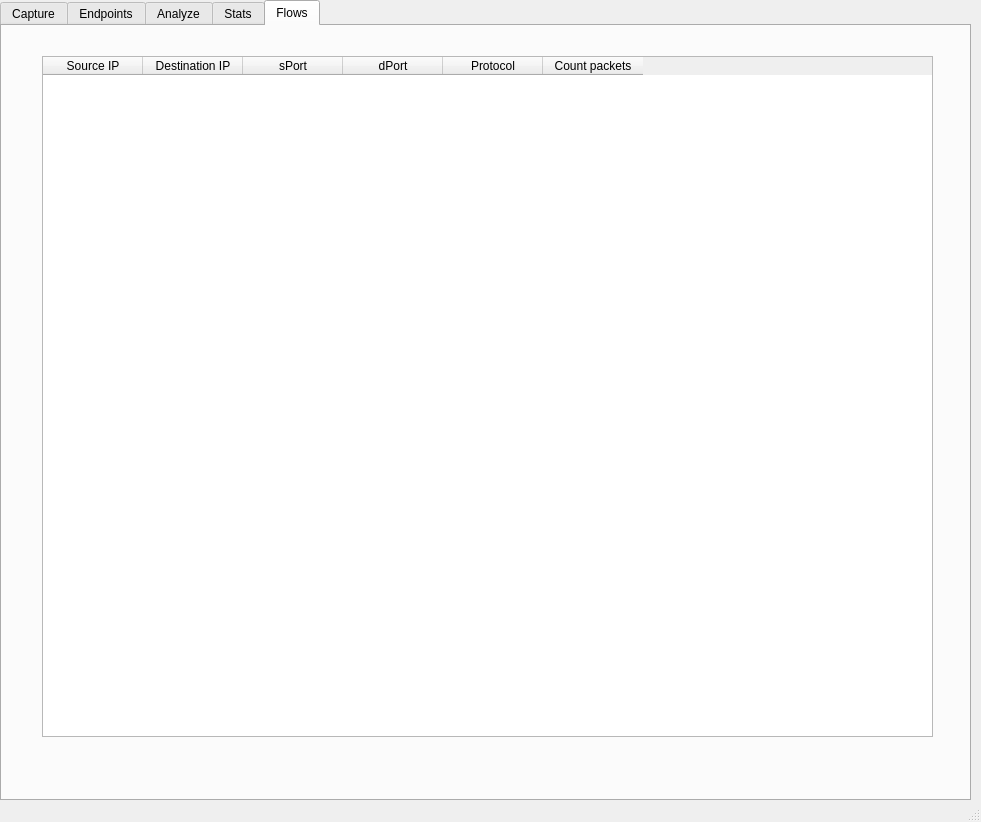
<?xml version="1.0" encoding="UTF-8"?>
<ui version="4.0">
 <class>MainWindow</class>
 <widget class="QMainWindow" name="MainWindow">
  <property name="geometry">
   <rect>
    <x>0</x>
    <y>0</y>
    <width>981</width>
    <height>822</height>
   </rect>
  </property>
  <property name="windowTitle">
   <string>MainWindow</string>
  </property>
  <widget class="QWidget" name="centralwidget">
   <widget class="QTabWidget" name="tabWidget">
    <property name="geometry">
     <rect>
      <x>0</x>
      <y>0</y>
      <width>971</width>
      <height>801</height>
     </rect>
    </property>
    <property name="currentIndex">
     <number>4</number>
    </property>
    <widget class="QWidget" name="capture_tab">
     <attribute name="title">
      <string>Capture</string>
     </attribute>
     <widget class="QLabel" name="label_curr_interface">
      <property name="geometry">
       <rect>
        <x>10</x>
        <y>10</y>
        <width>111</width>
        <height>21</height>
       </rect>
      </property>
      <property name="text">
       <string>Current interface:</string>
      </property>
     </widget>
     <widget class="QListWidget" name="listWidget_2">
      <property name="geometry">
       <rect>
        <x>10</x>
        <y>30</y>
        <width>871</width>
        <height>81</height>
       </rect>
      </property>
      <property name="currentRow">
       <number>-1</number>
      </property>
     </widget>
     <widget class="QTableWidget" name="tableWidget_2">
      <property name="geometry">
       <rect>
        <x>10</x>
        <y>160</y>
        <width>881</width>
        <height>601</height>
       </rect>
      </property>
      <column>
       <property name="text">
        <string>Time</string>
       </property>
      </column>
      <column>
       <property name="text">
        <string>Source IP</string>
       </property>
      </column>
      <column>
       <property name="text">
        <string>Destination IP</string>
       </property>
      </column>
      <column>
       <property name="text">
        <string>protocol</string>
       </property>
      </column>
      <column>
       <property name="text">
        <string>sPort</string>
       </property>
      </column>
      <column>
       <property name="text">
        <string>dPort</string>
       </property>
      </column>
      <column>
       <property name="text">
        <string>Len</string>
       </property>
      </column>
      <column>
       <property name="text">
        <string>TTL</string>
       </property>
      </column>
     </widget>
     <widget class="QPushButton" name="start_pushButton">
      <property name="enabled">
       <bool>true</bool>
      </property>
      <property name="geometry">
       <rect>
        <x>10</x>
        <y>130</y>
        <width>75</width>
        <height>23</height>
       </rect>
      </property>
      <property name="text">
       <string>Start</string>
      </property>
      <property name="checkable">
       <bool>false</bool>
      </property>
     </widget>
     <widget class="QPushButton" name="stop_pushButton">
      <property name="geometry">
       <rect>
        <x>90</x>
        <y>130</y>
        <width>75</width>
        <height>23</height>
       </rect>
      </property>
      <property name="text">
       <string>Stop</string>
      </property>
     </widget>
     <widget class="QTextEdit" name="textEdit">
      <property name="geometry">
       <rect>
        <x>450</x>
        <y>120</y>
        <width>351</width>
        <height>31</height>
       </rect>
      </property>
      <property name="documentTitle">
       <string/>
      </property>
      <property name="placeholderText">
       <string>caputer filter</string>
      </property>
     </widget>
     <widget class="QToolButton" name="settingTable_toolButton">
      <property name="geometry">
       <rect>
        <x>900</x>
        <y>160</y>
        <width>51</width>
        <height>31</height>
       </rect>
      </property>
      <property name="text">
       <string>...</string>
      </property>
     </widget>
     <widget class="QPushButton" name="apply_pushButton">
      <property name="geometry">
       <rect>
        <x>810</x>
        <y>130</y>
        <width>75</width>
        <height>23</height>
       </rect>
      </property>
      <property name="text">
       <string>Apply</string>
      </property>
     </widget>
     <widget class="QPushButton" name="saveToFile_pushButton">
      <property name="geometry">
       <rect>
        <x>210</x>
        <y>130</y>
        <width>75</width>
        <height>23</height>
       </rect>
      </property>
      <property name="text">
       <string>Save to file</string>
      </property>
     </widget>
     <widget class="QLabel" name="time_record">
      <property name="geometry">
       <rect>
        <x>0</x>
        <y>760</y>
        <width>47</width>
        <height>13</height>
       </rect>
      </property>
      <property name="text">
       <string>0</string>
      </property>
     </widget>
    </widget>
    <widget class="QWidget" name="endpoints_tab">
     <attribute name="title">
      <string>Endpoints</string>
     </attribute>
     <widget class="QPushButton" name="UpdatePushButton">
      <property name="geometry">
       <rect>
        <x>680</x>
        <y>20</y>
        <width>111</width>
        <height>23</height>
       </rect>
      </property>
      <property name="text">
       <string>Update</string>
      </property>
     </widget>
     <widget class="QPushButton" name="OpenMapPushButton">
      <property name="geometry">
       <rect>
        <x>680</x>
        <y>50</y>
        <width>111</width>
        <height>23</height>
       </rect>
      </property>
      <property name="text">
       <string>Show on map</string>
      </property>
     </widget>
     <widget class="QListWidget" name="listWidget">
      <property name="geometry">
       <rect>
        <x>30</x>
        <y>450</y>
        <width>341</width>
        <height>261</height>
       </rect>
      </property>
      <item>
       <property name="text">
        <string>Новый элемент</string>
       </property>
      </item>
     </widget>
     <widget class="QTableWidget" name="tableWidget">
      <property name="geometry">
       <rect>
        <x>20</x>
        <y>10</y>
        <width>641</width>
        <height>431</height>
       </rect>
      </property>
      <property name="textElideMode">
       <enum>Qt::ElideMiddle</enum>
      </property>
      <property name="gridStyle">
       <enum>Qt::NoPen</enum>
      </property>
      <column>
       <property name="text">
        <string>IP</string>
       </property>
      </column>
      <column>
       <property name="text">
        <string>Port</string>
       </property>
      </column>
      <column>
       <property name="text">
        <string>Country</string>
       </property>
      </column>
      <column>
       <property name="text">
        <string>City</string>
       </property>
      </column>
     </widget>
    </widget>
    <widget class="QWidget" name="analyze_tab">
     <attribute name="title">
      <string>Analyze</string>
     </attribute>
     <widget class="QLabel" name="qlabel">
      <property name="geometry">
       <rect>
        <x>10</x>
        <y>20</y>
        <width>471</width>
        <height>361</height>
       </rect>
      </property>
      <property name="text">
       <string>TextLabel</string>
      </property>
      <property name="scaledContents">
       <bool>false</bool>
      </property>
     </widget>
     <widget class="QLabel" name="qlabel_2">
      <property name="geometry">
       <rect>
        <x>490</x>
        <y>20</y>
        <width>471</width>
        <height>361</height>
       </rect>
      </property>
      <property name="text">
       <string>TextLabel</string>
      </property>
     </widget>
     <widget class="QLabel" name="qlabel_3">
      <property name="geometry">
       <rect>
        <x>10</x>
        <y>390</y>
        <width>471</width>
        <height>361</height>
       </rect>
      </property>
      <property name="text">
       <string>TextLabel</string>
      </property>
     </widget>
     <widget class="QLabel" name="qlabel_4">
      <property name="geometry">
       <rect>
        <x>490</x>
        <y>390</y>
        <width>471</width>
        <height>361</height>
       </rect>
      </property>
      <property name="text">
       <string>TextLabel</string>
      </property>
     </widget>
    </widget>
    <widget class="QWidget" name="tab">
     <attribute name="title">
      <string>Stats</string>
     </attribute>
     <widget class="QLabel" name="LabelTB">
      <property name="geometry">
       <rect>
        <x>10</x>
        <y>20</y>
        <width>411</width>
        <height>41</height>
       </rect>
      </property>
      <property name="autoFillBackground">
       <bool>true</bool>
      </property>
      <property name="frameShape">
       <enum>QFrame::StyledPanel</enum>
      </property>
      <property name="text">
       <string>Total Bytes:</string>
      </property>
     </widget>
     <widget class="QLabel" name="textTotalBytes">
      <property name="geometry">
       <rect>
        <x>110</x>
        <y>30</y>
        <width>291</width>
        <height>21</height>
       </rect>
      </property>
      <property name="text">
       <string>TextLabel</string>
      </property>
     </widget>
     <widget class="QLabel" name="LabelTB_2">
      <property name="geometry">
       <rect>
        <x>10</x>
        <y>70</y>
        <width>411</width>
        <height>41</height>
       </rect>
      </property>
      <property name="autoFillBackground">
       <bool>true</bool>
      </property>
      <property name="frameShape">
       <enum>QFrame::StyledPanel</enum>
      </property>
      <property name="text">
       <string>Bytes/Sec:</string>
      </property>
     </widget>
     <widget class="QLabel" name="textTotalBytes_2">
      <property name="geometry">
       <rect>
        <x>110</x>
        <y>80</y>
        <width>291</width>
        <height>21</height>
       </rect>
      </property>
      <property name="text">
       <string>TextLabel</string>
      </property>
     </widget>
     <widget class="QLabel" name="LabelTB_3">
      <property name="geometry">
       <rect>
        <x>10</x>
        <y>120</y>
        <width>411</width>
        <height>41</height>
       </rect>
      </property>
      <property name="autoFillBackground">
       <bool>true</bool>
      </property>
      <property name="frameShape">
       <enum>QFrame::StyledPanel</enum>
      </property>
      <property name="text">
       <string>Bytes Recv:</string>
      </property>
     </widget>
     <widget class="QLabel" name="textTotalBytes_3">
      <property name="geometry">
       <rect>
        <x>110</x>
        <y>130</y>
        <width>291</width>
        <height>21</height>
       </rect>
      </property>
      <property name="text">
       <string>TextLabel</string>
      </property>
     </widget>
     <widget class="QLabel" name="LabelTB_4">
      <property name="geometry">
       <rect>
        <x>10</x>
        <y>170</y>
        <width>411</width>
        <height>41</height>
       </rect>
      </property>
      <property name="autoFillBackground">
       <bool>true</bool>
      </property>
      <property name="frameShape">
       <enum>QFrame::StyledPanel</enum>
      </property>
      <property name="text">
       <string>Bytes Send:</string>
      </property>
     </widget>
     <widget class="QLabel" name="textTotalBytes_4">
      <property name="geometry">
       <rect>
        <x>110</x>
        <y>180</y>
        <width>291</width>
        <height>21</height>
       </rect>
      </property>
      <property name="text">
       <string>TextLabel</string>
      </property>
     </widget>
     <widget class="QLabel" name="LabelTB_5">
      <property name="geometry">
       <rect>
        <x>10</x>
        <y>220</y>
        <width>411</width>
        <height>41</height>
       </rect>
      </property>
      <property name="autoFillBackground">
       <bool>true</bool>
      </property>
      <property name="frameShape">
       <enum>QFrame::StyledPanel</enum>
      </property>
      <property name="text">
       <string>Total packets:</string>
      </property>
     </widget>
     <widget class="QLabel" name="textTotalBytes_5">
      <property name="geometry">
       <rect>
        <x>110</x>
        <y>230</y>
        <width>291</width>
        <height>21</height>
       </rect>
      </property>
      <property name="text">
       <string>TextLabel</string>
      </property>
     </widget>
     <widget class="QLabel" name="LabelTB_6">
      <property name="geometry">
       <rect>
        <x>10</x>
        <y>270</y>
        <width>411</width>
        <height>41</height>
       </rect>
      </property>
      <property name="autoFillBackground">
       <bool>true</bool>
      </property>
      <property name="frameShape">
       <enum>QFrame::StyledPanel</enum>
      </property>
      <property name="text">
       <string>Total Packet Send:</string>
      </property>
     </widget>
     <widget class="QLabel" name="textTotalBytes_6">
      <property name="geometry">
       <rect>
        <x>110</x>
        <y>280</y>
        <width>291</width>
        <height>21</height>
       </rect>
      </property>
      <property name="text">
       <string>TextLabel</string>
      </property>
     </widget>
     <widget class="QLabel" name="LabelTB_7">
      <property name="geometry">
       <rect>
        <x>10</x>
        <y>320</y>
        <width>411</width>
        <height>41</height>
       </rect>
      </property>
      <property name="autoFillBackground">
       <bool>true</bool>
      </property>
      <property name="frameShape">
       <enum>QFrame::StyledPanel</enum>
      </property>
      <property name="text">
       <string>Total Packets Recv:</string>
      </property>
     </widget>
     <widget class="QLabel" name="textTotalBytes_7">
      <property name="geometry">
       <rect>
        <x>110</x>
        <y>330</y>
        <width>291</width>
        <height>21</height>
       </rect>
      </property>
      <property name="text">
       <string>TextLabel</string>
      </property>
     </widget>
    </widget>
    <widget class="QWidget" name="tab_2">
     <attribute name="title">
      <string>Flows</string>
     </attribute>
     <widget class="QTableWidget" name="tableWidget_3">
      <property name="geometry">
       <rect>
        <x>40</x>
        <y>30</y>
        <width>891</width>
        <height>681</height>
       </rect>
      </property>
      <column>
       <property name="text">
        <string>Source IP</string>
       </property>
      </column>
      <column>
       <property name="text">
        <string>Destination IP</string>
       </property>
      </column>
      <column>
       <property name="text">
        <string>sPort</string>
       </property>
      </column>
      <column>
       <property name="text">
        <string>dPort</string>
       </property>
      </column>
      <column>
       <property name="text">
        <string>Protocol</string>
       </property>
      </column>
      <column>
       <property name="text">
        <string>Count packets</string>
       </property>
      </column>
     </widget>
    </widget>
   </widget>
  </widget>
  <widget class="QStatusBar" name="statusbar"/>
 </widget>
 <resources/>
 <connections/>
</ui>
